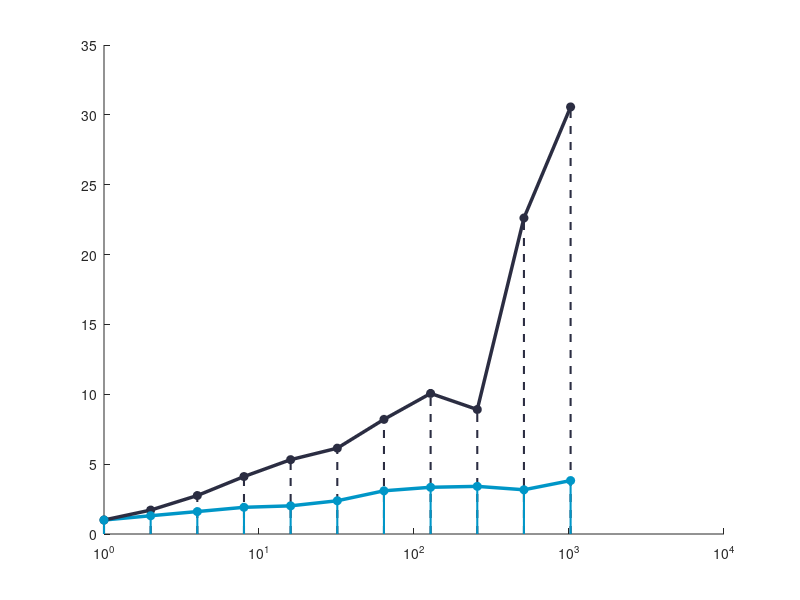

Reproduce this figure in MATLAB. (Note: this script raises an error after producing the figure.)
%% RESULTS & PLOTS 1 (Fig5A)
%% --- TIME Comparison Plot ---

% Data
tags1 = [1, 2, 4, 8, 16, 32, 64, 128, 256, 512, 1024];
total_algo_time = [1.0000, 1.3068, 1.6061, 1.9107, 2.0151, 2.3796, 3.0920, 3.3442, 3.4095, 3.1655, 3.8246];
dict_update_time = [1.0000, 1.7115, 2.7543, 4.1121, 5.3198, 6.1427, 8.2053, 10.0607, 8.9100, 22.6171, 30.5666];

% Colors
c1 = [0, 150, 199] / 255;  % Total Algorithm Time
c2 = [43, 45, 66] / 255;   % Dictionary Update Time

% Plot
figure('Position', [100 100 800 600]);
hold on;

% Lines
semilogx(tags1, total_algo_time, '-', 'Color', c1, 'LineWidth', 2.5, 'DisplayName', 'Total Algorithm Time');
semilogx(tags1, dict_update_time, '-', 'Color', c2, 'LineWidth', 2.5, 'DisplayName', 'Dictionary Update Time');

% Stem overlays
for i = 1:length(tags1)
  
    plot([tags1(i), tags1(i)], [0, dict_update_time(i)], '--', 'Color', c2, 'LineWidth', 1.5);
    plot(tags1(i), dict_update_time(i), 'o', 'MarkerEdgeColor', c2, 'MarkerFaceColor', c2, 'MarkerSize', 6);

    plot([tags1(i), tags1(i)], [0, total_algo_time(i)], '-', 'Color', c1, 'LineWidth', 1.5);
    plot(tags1(i), total_algo_time(i), 'o', 'MarkerEdgeColor', c1, 'MarkerFaceColor', c1, 'MarkerSize', 6);

end

% Aesthetics
ax = gca;
ax.XScale = 'log';
ax.FontSize = 17;
ax.TickDir = 'in';
set(gca,'fontname','Arial')
ax.LineWidth = 0.5;
box off
set(gcf, 'Color', 'w')

%% RESULTS & PLOTS 2 (Fig5B)
%% --- RAM Comparison Plot ---

% Data
tags2 = [1, 8, 64, 256, 512, 1024];
total_algo_ram = [1.0, 7.2279, 30.3391, 53.6274, 63.9344, 71.7248];
dict_update_ram = [1.0000, 6.3225, 29.3031, 48.9250, 58.0177, 66.7731];

% Colors swapped here
c1b = [43, 45, 66] / 255;   % Total Algorithm RAM
c2b = [0, 150, 199] / 255;  % Dictionary Update RAM

% Plot
figure('Position', [100 100 800 600]);
hold on;

% Lines
semilogx(tags2, total_algo_ram, '-', 'Color', c1b, 'LineWidth', 2.5, 'DisplayName', 'Total Algorithm RAM');
semilogx(tags2, dict_update_ram, '-', 'Color', c2b, 'LineWidth', 2.5, 'DisplayName', 'Dictionary Update RAM');

% Stem overlays
for i = 1:length(tags2)
    plot([tags2(i), tags2(i)], [0, total_algo_ram(i)], '--', 'Color', c1b, 'LineWidth', 1.5);
    plot(tags2(i), total_algo_ram(i), 'o', 'MarkerEdgeColor', c1b, 'MarkerFaceColor', c1b, 'MarkerSize', 6);
    
    plot([tags2(i), tags2(i)], [0, dict_update_ram(i)], '-', 'Color', c2b, 'LineWidth', 1.5);
    plot(tags2(i), dict_update_ram(i), 'o', 'MarkerEdgeColor', c2b, 'MarkerFaceColor', c2b, 'MarkerSize', 6);
end

% Aesthetics
ax = gca;
set(gca,'fontname','Arial')
ax.XScale = 'log';
set(gcf, 'Color', 'w')
ax.LineWidth = 0.5;
ax.FontSize = 17;
ax.TickDir = 'in';
box off